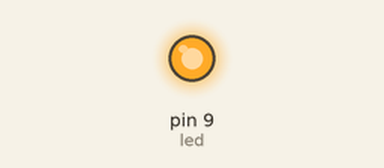
Recording of a sketch running on a simulated Arduino Uno, built with avr-gcc and run on an emulated ATmega328P. Parts: output pins drawn as LEDs (lit = HIGH).

Above: at 0.1 s.
Timing chart, 0 to 1.6 s (numbered marks = the images above):
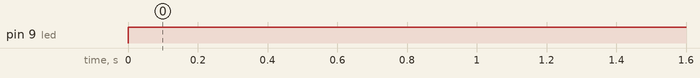

The sketch:

Bai05.ino
```cpp
int led = 9;
int bright = 255; //0 -- 255
void setup() {
  // put your setup code here, to run once:
pinMode(led,OUTPUT);
}
void loop() {
  // put your main code here, to run repeatedly:
  analogWrite(led,bright);
}
```

Measured:
- by itself, pin 9 (led): LOW → HIGH at 0.00 s
